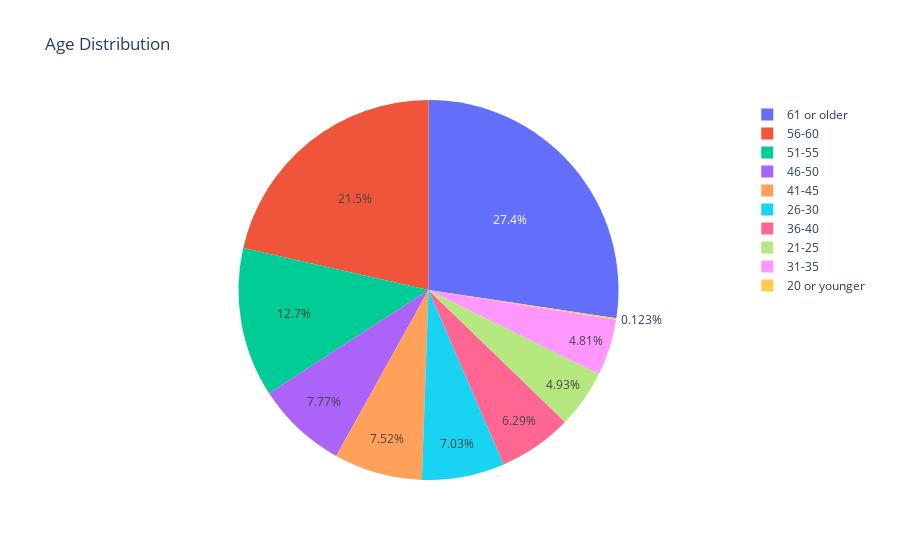

Notebook code for this chart:
### Markdown cell above
# Data Analysis

### Code cell
age_count = dete_update.age.value_counts().reset_index()
data = go.Pie(labels=age_count['index'].tolist(), values=age_count['age'].tolist())
layout= go.Layout(title="Age Distribution")
fig= go.Figure(data=data, layout=layout)
fig.show()

### Figure 1 — Plotly figure (JSON) as saved in the notebook; plotly's stock layout.template omitted (floating-point values rounded to 4 significant figures)
{"data": [{"labels": ["61 or older", "56-60", "51-55", "46-50", "41-45", "26-30", "36-40", "21-25", "31-35", "20 or younger"], "type": "pie", "values": [222, 174, 103, 63, 61, 57, 51, 40, 39, 1]}], "layout": {"autosize": true, "title": {"text": "Age Distribution"}}}
